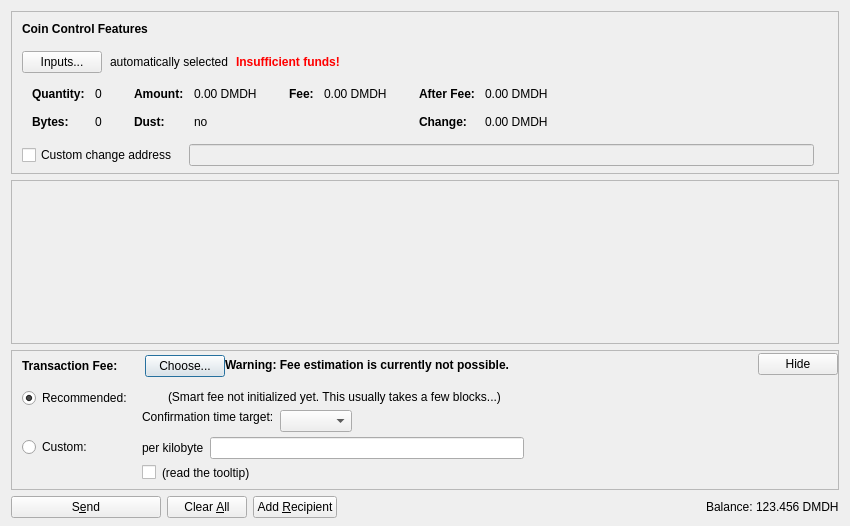
<?xml version="1.0" encoding="UTF-8"?>
<ui version="4.0">
 <class>SendCoinsDialog</class>
 <widget class="QDialog" name="SendCoinsDialog">
  <property name="geometry">
   <rect>
    <x>0</x>
    <y>0</y>
    <width>850</width>
    <height>526</height>
   </rect>
  </property>
  <property name="windowTitle">
   <string>Send Coins</string>
  </property>
  <layout class="QVBoxLayout" name="verticalLayout" stretch="0,1,0,0">
   <property name="bottomMargin">
    <number>8</number>
   </property>
   <item>
    <widget class="QFrame" name="frameCoinControl">
     <property name="sizePolicy">
      <sizepolicy hsizetype="Expanding" vsizetype="Expanding">
       <horstretch>0</horstretch>
       <verstretch>0</verstretch>
      </sizepolicy>
     </property>
     <property name="maximumSize">
      <size>
       <width>16777215</width>
       <height>16777215</height>
      </size>
     </property>
     <property name="frameShape">
      <enum>QFrame::StyledPanel</enum>
     </property>
     <property name="frameShadow">
      <enum>QFrame::Sunken</enum>
     </property>
     <layout class="QVBoxLayout" name="verticalLayoutCoinControl2">
      <property name="spacing">
       <number>0</number>
      </property>
      <property name="leftMargin">
       <number>0</number>
      </property>
      <property name="topMargin">
       <number>0</number>
      </property>
      <property name="rightMargin">
       <number>0</number>
      </property>
      <property name="bottomMargin">
       <number>6</number>
      </property>
      <item>
       <layout class="QVBoxLayout" name="verticalLayoutCoinControl" stretch="0,0,0,0,1">
        <property name="spacing">
         <number>0</number>
        </property>
        <property name="leftMargin">
         <number>10</number>
        </property>
        <property name="topMargin">
         <number>10</number>
        </property>
        <item>
         <layout class="QHBoxLayout" name="horizontalLayoutCoinControl1">
          <property name="bottomMargin">
           <number>15</number>
          </property>
          <item>
           <widget class="QLabel" name="labelCoinControlFeatures">
            <property name="sizePolicy">
             <sizepolicy hsizetype="Preferred" vsizetype="Maximum">
              <horstretch>0</horstretch>
              <verstretch>0</verstretch>
             </sizepolicy>
            </property>
            <property name="font">
             <font>
              <weight>75</weight>
              <bold>true</bold>
             </font>
            </property>
            <property name="styleSheet">
             <string notr="true">font-weight:bold;</string>
            </property>
            <property name="text">
             <string>Coin Control Features</string>
            </property>
           </widget>
          </item>
         </layout>
        </item>
        <item>
         <layout class="QHBoxLayout" name="horizontalLayoutCoinControl2" stretch="0,0,0,0">
          <property name="spacing">
           <number>8</number>
          </property>
          <property name="bottomMargin">
           <number>10</number>
          </property>
          <item>
           <widget class="QPushButton" name="pushButtonCoinControl">
            <property name="styleSheet">
             <string notr="true"/>
            </property>
            <property name="text">
             <string>Inputs...</string>
            </property>
            <property name="autoDefault">
             <bool>false</bool>
            </property>
           </widget>
          </item>
          <item>
           <widget class="QLabel" name="labelCoinControlAutomaticallySelected">
            <property name="text">
             <string>automatically selected</string>
            </property>
            <property name="margin">
             <number>5</number>
            </property>
           </widget>
          </item>
          <item>
           <widget class="QLabel" name="labelCoinControlInsuffFunds">
            <property name="font">
             <font>
              <weight>75</weight>
              <bold>true</bold>
             </font>
            </property>
            <property name="styleSheet">
             <string notr="true">color:red;font-weight:bold;</string>
            </property>
            <property name="text">
             <string>Insufficient funds!</string>
            </property>
            <property name="margin">
             <number>5</number>
            </property>
           </widget>
          </item>
          <item>
           <spacer name="horizontalSpacerCoinControl">
            <property name="orientation">
             <enum>Qt::Horizontal</enum>
            </property>
            <property name="sizeHint" stdset="0">
             <size>
              <width>40</width>
              <height>1</height>
             </size>
            </property>
           </spacer>
          </item>
         </layout>
        </item>
        <item>
         <widget class="QWidget" name="widgetCoinControl" native="true">
          <property name="sizePolicy">
           <sizepolicy hsizetype="Preferred" vsizetype="Preferred">
            <horstretch>0</horstretch>
            <verstretch>0</verstretch>
           </sizepolicy>
          </property>
          <property name="minimumSize">
           <size>
            <width>0</width>
            <height>0</height>
           </size>
          </property>
          <property name="styleSheet">
           <string notr="true"/>
          </property>
          <layout class="QHBoxLayout" name="horizontalLayoutCoinControl5">
           <property name="leftMargin">
            <number>0</number>
           </property>
           <property name="topMargin">
            <number>0</number>
           </property>
           <property name="rightMargin">
            <number>0</number>
           </property>
           <property name="bottomMargin">
            <number>0</number>
           </property>
           <item>
            <layout class="QHBoxLayout" name="horizontalLayoutCoinControl3" stretch="0,0,0,1">
             <property name="spacing">
              <number>20</number>
             </property>
             <property name="topMargin">
              <number>0</number>
             </property>
             <property name="bottomMargin">
              <number>10</number>
             </property>
             <item>
              <layout class="QFormLayout" name="formLayoutCoinControl1">
               <property name="horizontalSpacing">
                <number>10</number>
               </property>
               <property name="verticalSpacing">
                <number>14</number>
               </property>
               <property name="leftMargin">
                <number>10</number>
               </property>
               <property name="topMargin">
                <number>4</number>
               </property>
               <property name="rightMargin">
                <number>6</number>
               </property>
               <item row="0" column="0">
                <widget class="QLabel" name="labelCoinControlQuantityText">
                 <property name="font">
                  <font>
                   <weight>75</weight>
                   <bold>true</bold>
                  </font>
                 </property>
                 <property name="text">
                  <string>Quantity:</string>
                 </property>
                 <property name="margin">
                  <number>0</number>
                 </property>
                </widget>
               </item>
               <item row="0" column="1">
                <widget class="QLabel" name="labelCoinControlQuantity">
                 <property name="cursor">
                  <cursorShape>IBeamCursor</cursorShape>
                 </property>
                 <property name="contextMenuPolicy">
                  <enum>Qt::ActionsContextMenu</enum>
                 </property>
                 <property name="text">
                  <string notr="true">0</string>
                 </property>
                 <property name="margin">
                  <number>0</number>
                 </property>
                 <property name="textInteractionFlags">
                  <set>Qt::LinksAccessibleByMouse|Qt::TextSelectableByKeyboard|Qt::TextSelectableByMouse</set>
                 </property>
                </widget>
               </item>
               <item row="1" column="0">
                <widget class="QLabel" name="labelCoinControlBytesText">
                 <property name="font">
                  <font>
                   <weight>75</weight>
                   <bold>true</bold>
                  </font>
                 </property>
                 <property name="text">
                  <string>Bytes:</string>
                 </property>
                </widget>
               </item>
               <item row="1" column="1">
                <widget class="QLabel" name="labelCoinControlBytes">
                 <property name="cursor">
                  <cursorShape>IBeamCursor</cursorShape>
                 </property>
                 <property name="contextMenuPolicy">
                  <enum>Qt::ActionsContextMenu</enum>
                 </property>
                 <property name="text">
                  <string notr="true">0</string>
                 </property>
                 <property name="textInteractionFlags">
                  <set>Qt::LinksAccessibleByMouse|Qt::TextSelectableByKeyboard|Qt::TextSelectableByMouse</set>
                 </property>
                </widget>
               </item>
              </layout>
             </item>
             <item>
              <layout class="QFormLayout" name="formLayoutCoinControl2">
               <property name="horizontalSpacing">
                <number>10</number>
               </property>
               <property name="verticalSpacing">
                <number>14</number>
               </property>
               <property name="leftMargin">
                <number>6</number>
               </property>
               <property name="topMargin">
                <number>4</number>
               </property>
               <property name="rightMargin">
                <number>6</number>
               </property>
               <item row="0" column="0">
                <widget class="QLabel" name="labelCoinControlAmountText">
                 <property name="font">
                  <font>
                   <weight>75</weight>
                   <bold>true</bold>
                  </font>
                 </property>
                 <property name="text">
                  <string>Amount:</string>
                 </property>
                 <property name="margin">
                  <number>0</number>
                 </property>
                </widget>
               </item>
               <item row="0" column="1">
                <widget class="QLabel" name="labelCoinControlAmount">
                 <property name="cursor">
                  <cursorShape>IBeamCursor</cursorShape>
                 </property>
                 <property name="contextMenuPolicy">
                  <enum>Qt::ActionsContextMenu</enum>
                 </property>
                 <property name="text">
                  <string notr="true">0.00 DMDH</string>
                 </property>
                 <property name="textInteractionFlags">
                  <set>Qt::LinksAccessibleByMouse|Qt::TextSelectableByKeyboard|Qt::TextSelectableByMouse</set>
                 </property>
                </widget>
               </item>
               <item row="1" column="0">
                <widget class="QLabel" name="labelCoinControlLowOutputText">
                 <property name="font">
                  <font>
                   <weight>75</weight>
                   <bold>true</bold>
                  </font>
                 </property>
                 <property name="text">
                  <string>Dust:</string>
                 </property>
                </widget>
               </item>
               <item row="1" column="1">
                <widget class="QLabel" name="labelCoinControlLowOutput">
                 <property name="cursor">
                  <cursorShape>IBeamCursor</cursorShape>
                 </property>
                 <property name="contextMenuPolicy">
                  <enum>Qt::ActionsContextMenu</enum>
                 </property>
                 <property name="text">
                  <string notr="true">no</string>
                 </property>
                 <property name="textInteractionFlags">
                  <set>Qt::LinksAccessibleByMouse|Qt::TextSelectableByKeyboard|Qt::TextSelectableByMouse</set>
                 </property>
                </widget>
               </item>
              </layout>
             </item>
             <item>
              <layout class="QFormLayout" name="formLayoutCoinControl3">
               <property name="horizontalSpacing">
                <number>10</number>
               </property>
               <property name="verticalSpacing">
                <number>14</number>
               </property>
               <property name="leftMargin">
                <number>6</number>
               </property>
               <property name="topMargin">
                <number>4</number>
               </property>
               <property name="rightMargin">
                <number>6</number>
               </property>
               <item row="0" column="0">
                <widget class="QLabel" name="labelCoinControlFeeText">
                 <property name="font">
                  <font>
                   <weight>75</weight>
                   <bold>true</bold>
                  </font>
                 </property>
                 <property name="text">
                  <string>Fee:</string>
                 </property>
                 <property name="margin">
                  <number>0</number>
                 </property>
                </widget>
               </item>
               <item row="0" column="1">
                <widget class="QLabel" name="labelCoinControlFee">
                 <property name="cursor">
                  <cursorShape>IBeamCursor</cursorShape>
                 </property>
                 <property name="contextMenuPolicy">
                  <enum>Qt::ActionsContextMenu</enum>
                 </property>
                 <property name="text">
                  <string notr="true">0.00 DMDH</string>
                 </property>
                 <property name="textInteractionFlags">
                  <set>Qt::LinksAccessibleByMouse|Qt::TextSelectableByKeyboard|Qt::TextSelectableByMouse</set>
                 </property>
                </widget>
               </item>
              </layout>
             </item>
             <item>
              <layout class="QFormLayout" name="formLayoutCoinControl4">
               <property name="horizontalSpacing">
                <number>10</number>
               </property>
               <property name="verticalSpacing">
                <number>14</number>
               </property>
               <property name="leftMargin">
                <number>6</number>
               </property>
               <property name="topMargin">
                <number>4</number>
               </property>
               <property name="rightMargin">
                <number>6</number>
               </property>
               <item row="0" column="0">
                <widget class="QLabel" name="labelCoinControlAfterFeeText">
                 <property name="font">
                  <font>
                   <weight>75</weight>
                   <bold>true</bold>
                  </font>
                 </property>
                 <property name="text">
                  <string>After Fee:</string>
                 </property>
                 <property name="margin">
                  <number>0</number>
                 </property>
                </widget>
               </item>
               <item row="0" column="1">
                <widget class="QLabel" name="labelCoinControlAfterFee">
                 <property name="cursor">
                  <cursorShape>IBeamCursor</cursorShape>
                 </property>
                 <property name="contextMenuPolicy">
                  <enum>Qt::ActionsContextMenu</enum>
                 </property>
                 <property name="text">
                  <string notr="true">0.00 DMDH</string>
                 </property>
                 <property name="textInteractionFlags">
                  <set>Qt::LinksAccessibleByMouse|Qt::TextSelectableByKeyboard|Qt::TextSelectableByMouse</set>
                 </property>
                </widget>
               </item>
               <item row="1" column="0">
                <widget class="QLabel" name="labelCoinControlChangeText">
                 <property name="font">
                  <font>
                   <weight>75</weight>
                   <bold>true</bold>
                  </font>
                 </property>
                 <property name="text">
                  <string>Change:</string>
                 </property>
                </widget>
               </item>
               <item row="1" column="1">
                <widget class="QLabel" name="labelCoinControlChange">
                 <property name="cursor">
                  <cursorShape>IBeamCursor</cursorShape>
                 </property>
                 <property name="contextMenuPolicy">
                  <enum>Qt::ActionsContextMenu</enum>
                 </property>
                 <property name="text">
                  <string notr="true">0.00 DMDH</string>
                 </property>
                 <property name="textInteractionFlags">
                  <set>Qt::LinksAccessibleByMouse|Qt::TextSelectableByKeyboard|Qt::TextSelectableByMouse</set>
                 </property>
                </widget>
               </item>
              </layout>
             </item>
            </layout>
           </item>
          </layout>
         </widget>
        </item>
        <item>
         <layout class="QHBoxLayout" name="horizontalLayoutCoinControl4" stretch="0,0,0">
          <property name="spacing">
           <number>12</number>
          </property>
          <property name="sizeConstraint">
           <enum>QLayout::SetDefaultConstraint</enum>
          </property>
          <property name="topMargin">
           <number>5</number>
          </property>
          <property name="rightMargin">
           <number>5</number>
          </property>
          <item>
           <widget class="QCheckBox" name="checkBoxCoinControlChange">
            <property name="toolTip">
             <string>If this is activated, but the change address is empty or invalid, change will be sent to a newly generated address.</string>
            </property>
            <property name="text">
             <string>Custom change address</string>
            </property>
           </widget>
          </item>
          <item>
           <widget class="QValidatedLineEdit" name="lineEditCoinControlChange">
            <property name="enabled">
             <bool>false</bool>
            </property>
            <property name="sizePolicy">
             <sizepolicy hsizetype="Expanding" vsizetype="Fixed">
              <horstretch>0</horstretch>
              <verstretch>0</verstretch>
             </sizepolicy>
            </property>
           </widget>
          </item>
          <item>
           <widget class="QLabel" name="labelCoinControlChangeLabel">
            <property name="sizePolicy">
             <sizepolicy hsizetype="Preferred" vsizetype="Expanding">
              <horstretch>0</horstretch>
              <verstretch>0</verstretch>
             </sizepolicy>
            </property>
            <property name="minimumSize">
             <size>
              <width>0</width>
              <height>0</height>
             </size>
            </property>
            <property name="text">
             <string/>
            </property>
            <property name="margin">
             <number>3</number>
            </property>
           </widget>
          </item>
         </layout>
        </item>
        <item>
         <spacer name="verticalSpacerCoinControl">
          <property name="orientation">
           <enum>Qt::Vertical</enum>
          </property>
          <property name="sizeHint" stdset="0">
           <size>
            <width>800</width>
            <height>1</height>
           </size>
          </property>
         </spacer>
        </item>
       </layout>
      </item>
     </layout>
    </widget>
   </item>
   <item>
    <widget class="QScrollArea" name="scrollArea">
     <property name="widgetResizable">
      <bool>true</bool>
     </property>
     <widget class="QWidget" name="scrollAreaWidgetContents">
      <property name="geometry">
       <rect>
        <x>0</x>
        <y>0</y>
        <width>830</width>
        <height>104</height>
       </rect>
      </property>
      <layout class="QVBoxLayout" name="verticalLayout_2" stretch="0,1">
       <property name="leftMargin">
        <number>0</number>
       </property>
       <property name="topMargin">
        <number>0</number>
       </property>
       <property name="rightMargin">
        <number>0</number>
       </property>
       <property name="bottomMargin">
        <number>0</number>
       </property>
       <item>
        <layout class="QVBoxLayout" name="entries">
         <property name="spacing">
          <number>6</number>
         </property>
        </layout>
       </item>
       <item>
        <spacer name="verticalSpacer">
         <property name="orientation">
          <enum>Qt::Vertical</enum>
         </property>
         <property name="sizeHint" stdset="0">
          <size>
           <width>20</width>
           <height>40</height>
          </size>
         </property>
        </spacer>
       </item>
      </layout>
     </widget>
    </widget>
   </item>
   <item>
    <widget class="QFrame" name="frameFee">
     <property name="sizePolicy">
      <sizepolicy hsizetype="Expanding" vsizetype="Expanding">
       <horstretch>0</horstretch>
       <verstretch>0</verstretch>
      </sizepolicy>
     </property>
     <property name="maximumSize">
      <size>
       <width>16777215</width>
       <height>16777215</height>
      </size>
     </property>
     <property name="frameShape">
      <enum>QFrame::StyledPanel</enum>
     </property>
     <property name="frameShadow">
      <enum>QFrame::Sunken</enum>
     </property>
     <layout class="QVBoxLayout" name="verticalLayoutFee1">
      <property name="spacing">
       <number>0</number>
      </property>
      <property name="leftMargin">
       <number>0</number>
      </property>
      <property name="topMargin">
       <number>0</number>
      </property>
      <property name="rightMargin">
       <number>0</number>
      </property>
      <property name="bottomMargin">
       <number>0</number>
      </property>
      <item>
       <layout class="QVBoxLayout" name="verticalLayoutFee2" stretch="0,0,0">
        <property name="spacing">
         <number>0</number>
        </property>
        <property name="leftMargin">
         <number>10</number>
        </property>
        <property name="topMargin">
         <number>0</number>
        </property>
        <item>
         <layout class="QHBoxLayout" name="horizontalLayoutFee1">
          <property name="bottomMargin">
           <number>0</number>
          </property>
          <item>
           <layout class="QVBoxLayout" name="verticalLayoutFee7">
            <property name="spacing">
             <number>0</number>
            </property>
            <item>
             <spacer name="verticalSpacerSmartFee">
              <property name="orientation">
               <enum>Qt::Vertical</enum>
              </property>
              <property name="sizeType">
               <enum>QSizePolicy::Fixed</enum>
              </property>
              <property name="sizeHint" stdset="0">
               <size>
                <width>1</width>
                <height>4</height>
               </size>
              </property>
             </spacer>
            </item>
            <item>
             <layout class="QHBoxLayout" name="horizontalLayoutSmartFee">
              <property name="spacing">
               <number>10</number>
              </property>
              <item>
               <widget class="QLabel" name="labelFeeHeadline">
                <property name="sizePolicy">
                 <sizepolicy hsizetype="Preferred" vsizetype="Maximum">
                  <horstretch>0</horstretch>
                  <verstretch>0</verstretch>
                 </sizepolicy>
                </property>
                <property name="font">
                 <font>
                  <weight>75</weight>
                  <bold>true</bold>
                 </font>
                </property>
                <property name="styleSheet">
                 <string notr="true">font-weight:bold;</string>
                </property>
                <property name="text">
                 <string>Transaction Fee:</string>
                </property>
               </widget>
              </item>
              <item>
               <widget class="QLabel" name="labelFeeMinimized">
                <property name="text">
                 <string/>
                </property>
               </widget>
              </item>
              <item>
               <widget class="QPushButton" name="buttonChooseFee">
                <property name="text">
                 <string>Choose...</string>
                </property>
               </widget>
              </item>
             </layout>
            </item>
            <item>
             <spacer name="verticalSpacer_5">
              <property name="orientation">
               <enum>Qt::Vertical</enum>
              </property>
              <property name="sizeHint" stdset="0">
               <size>
                <width>1</width>
                <height>1</height>
               </size>
              </property>
             </spacer>
            </item>
           </layout>
          </item>
          <item>
           <widget class="QLabel" name="fallbackFeeWarningLabel">
            <property name="toolTip">
             <string>Using the fallbackfee can result in sending a transaction that will take several hours or days (or never) to confirm. Consider choosing your fee manually or wait until you have validated the complete chain.</string>
            </property>
            <property name="font">
            <font>
                <weight>75</weight>
                <bold>true</bold>
            </font>
            </property>
            <property name="text">
             <string>Warning: Fee estimation is currently not possible.</string>
            </property>
            <property name="wordWrap">
             <bool>false</bool>
            </property>
           </widget>
          </item>
          <item>
           <spacer name="horizontalSpacer_4">
            <property name="orientation">
             <enum>Qt::Horizontal</enum>
            </property>
            <property name="sizeType">
             <enum>QSizePolicy::MinimumExpanding</enum>
            </property>
            <property name="sizeHint" stdset="0">
             <size>
              <width>40</width>
              <height>20</height>
             </size>
            </property>
           </spacer>
          </item>
          <item>
           <widget class="QPushButton" name="buttonMinimizeFee">
            <property name="toolTip">
             <string>collapse fee-settings</string>
            </property>
            <property name="text">
             <string>Hide</string>
            </property>
           </widget>
          </item>
         </layout>
        </item>
        <item>
         <widget class="QFrame" name="frameFeeSelection">
          <layout class="QVBoxLayout" name="verticalLayoutFee12">
           <property name="spacing">
            <number>0</number>
           </property>
           <property name="leftMargin">
            <number>0</number>
           </property>
           <property name="topMargin">
            <number>0</number>
           </property>
           <property name="rightMargin">
            <number>0</number>
           </property>
           <property name="bottomMargin">
            <number>0</number>
           </property>
           <item>
            <layout class="QGridLayout" name="gridLayoutFee">
             <property name="topMargin">
              <number>10</number>
             </property>
             <property name="bottomMargin">
              <number>4</number>
             </property>
             <property name="horizontalSpacing">
              <number>10</number>
             </property>
             <property name="verticalSpacing">
              <number>4</number>
             </property>
             <item row="1" column="1">
              <layout class="QVBoxLayout" name="verticalLayoutFee8">
               <property name="spacing">
                <number>6</number>
               </property>
               <item>
                <layout class="QHBoxLayout" name="horizontalLayoutFee13">
                 <item>
                  <widget class="QLabel" name="labelCustomPerKilobyte">
                   <property name="toolTip">
                    <string>If the custom fee is set to 1000 satoshis and the transaction is only 250 bytes, then &quot;per kilobyte&quot; only pays 250 satoshis in fee, while &quot;total at least&quot; pays 1000 satoshis. For transactions bigger than a kilobyte both pay by kilobyte.</string>
                   </property>
                   <property name="text">
                    <string>per kilobyte</string>
                   </property>
                  </widget>
                 </item>
                 <item>
                  <widget class="BitcoinAmountField" name="customFee"/>
                 </item>
                 <item>
                  <spacer name="horizontalSpacer_6">
                   <property name="orientation">
                    <enum>Qt::Horizontal</enum>
                   </property>
                   <property name="sizeHint" stdset="0">
                    <size>
                     <width>1</width>
                     <height>1</height>
                    </size>
                   </property>
                  </spacer>
                 </item>
                </layout>
               </item>
               <item>
                <layout class="QHBoxLayout" name="horizontalLayoutFee8">
                 <item>
                  <widget class="QCheckBox" name="checkBoxMinimumFee">
                   <property name="toolTip">
                    <string>Paying only the minimum fee is just fine as long as there is less transaction volume than space in the blocks. But be aware that this can end up in a never confirming transaction once there is more demand for diamondhands transactions than the network can process.</string>
                   </property>
                   <property name="text">
                    <string/>
                   </property>
                  </widget>
                 </item>
                 <item>
                  <widget class="QLabel" name="labelMinFeeWarning">
                   <property name="enabled">
                    <bool>true</bool>
                   </property>
                   <property name="toolTip">
                    <string>Paying only the minimum fee is just fine as long as there is less transaction volume than space in the blocks. But be aware that this can end up in a never confirming transaction once there is more demand for diamondhands transactions than the network can process.</string>
                   </property>
                   <property name="text">
                    <string>(read the tooltip)</string>
                   </property>
                   <property name="margin">
                    <number>5</number>
                   </property>
                  </widget>
                 </item>
                 <item>
                  <spacer name="horizontalSpacer_2">
                   <property name="orientation">
                    <enum>Qt::Horizontal</enum>
                   </property>
                   <property name="sizeHint" stdset="0">
                    <size>
                     <width>1</width>
                     <height>1</height>
                    </size>
                   </property>
                  </spacer>
                 </item>
                </layout>
               </item>
              </layout>
             </item>
             <item row="0" column="0">
              <layout class="QVBoxLayout" name="verticalLayoutFee4" stretch="0,1">
               <item>
                <widget class="QRadioButton" name="radioSmartFee">
                 <property name="text">
                  <string>Recommended:</string>
                 </property>
                 <property name="checked">
                  <bool>true</bool>
                 </property>
                 <attribute name="buttonGroup">
                  <string notr="true">groupFee</string>
                 </attribute>
                </widget>
               </item>
               <item>
                <spacer name="verticalSpacer_2">
                 <property name="orientation">
                  <enum>Qt::Vertical</enum>
                 </property>
                 <property name="sizeHint" stdset="0">
                  <size>
                   <width>1</width>
                   <height>1</height>
                  </size>
                 </property>
                </spacer>
               </item>
              </layout>
             </item>
             <item row="1" column="0">
              <layout class="QVBoxLayout" name="verticalLayoutFee9" stretch="0,1">
               <item>
                <widget class="QRadioButton" name="radioCustomFee">
                 <property name="text">
                  <string>Custom:</string>
                 </property>
                 <attribute name="buttonGroup">
                  <string notr="true">groupFee</string>
                 </attribute>
                </widget>
               </item>
               <item>
                <spacer name="verticalSpacer_6">
                 <property name="orientation">
                  <enum>Qt::Vertical</enum>
                 </property>
                 <property name="sizeHint" stdset="0">
                  <size>
                   <width>1</width>
                   <height>1</height>
                  </size>
                 </property>
                </spacer>
               </item>
              </layout>
             </item>
             <item row="0" column="1">
              <layout class="QVBoxLayout" name="verticalLayoutFee3" stretch="0,0,1">
               <property name="spacing">
                <number>6</number>
               </property>
               <property name="topMargin">
                <number>2</number>
               </property>
               <item>
                <layout class="QHBoxLayout" name="horizontalLayoutFee12">
                 <item>
                  <widget class="QLabel" name="labelSmartFee">
                   <property name="text">
                    <string/>
                   </property>
                   <property name="margin">
                    <number>2</number>
                   </property>
                  </widget>
                 </item>
                 <item>
                  <widget class="QLabel" name="labelFeeEstimation">
                   <property name="text">
                    <string/>
                   </property>
                  </widget>
                 </item>
                 <item>
                  <widget class="QLabel" name="labelSmartFee2">
                   <property name="text">
                    <string>(Smart fee not initialized yet. This usually takes a few blocks...)</string>
                   </property>
                   <property name="margin">
                    <number>2</number>
                   </property>
                  </widget>
                 </item>
                 <item>
                  <spacer name="horizontalSpacer_5">
                   <property name="orientation">
                    <enum>Qt::Horizontal</enum>
                   </property>
                   <property name="sizeHint" stdset="0">
                    <size>
                     <width>1</width>
                     <height>1</height>
                    </size>
                   </property>
                  </spacer>
                 </item>
                </layout>
               </item>
               <item>
                <layout class="QHBoxLayout" name="horizontalLayoutFee9">
                 <item>
                  <layout class="QVBoxLayout" name="verticalLayoutFee6">
                   <item>
                    <widget class="QLabel" name="labelSmartFee3">
                     <property name="text">
                      <string>Confirmation time target:</string>
                     </property>
                     <property name="margin">
                      <number>2</number>
                     </property>
                    </widget>
                   </item>
                   <item>
                    <spacer name="verticalSpacer_3">
                     <property name="orientation">
                      <enum>Qt::Vertical</enum>
                     </property>
                     <property name="sizeHint" stdset="0">
                      <size>
                       <width>1</width>
                       <height>1</height>
                      </size>
                     </property>
                    </spacer>
                   </item>
                  </layout>
                 </item>
                 <item>
                  <layout class="QVBoxLayout" name="verticalLayoutFee5">
                   <property name="rightMargin">
                    <number>30</number>
                   </property>
                   <item>
                    <layout class="QHBoxLayout" name="horizontalLayoutConfTarget">
                     <property name="bottomMargin">
                      <number>0</number>
                     </property>
                     <item>
                      <widget class="QComboBox" name="confTargetSelector"/>
                     </item>
                     <item>
                      <spacer name="horizontalSpacerConfTarget">
                       <property name="orientation">
                        <enum>Qt::Horizontal</enum>
                       </property>
                       <property name="sizeHint" stdset="0">
                        <size>
                         <width>40</width>
                         <height>20</height>
                        </size>
                       </property>
                      </spacer>
                     </item>
                    </layout>
                   </item>
                  </layout>
                 </item>
                </layout>
               </item>
               <item>
                <spacer name="verticalSpacer_4">
                 <property name="orientation">
                  <enum>Qt::Vertical</enum>
                 </property>
                 <property name="sizeHint" stdset="0">
                  <size>
                   <width>1</width>
                   <height>1</height>
                  </size>
                 </property>
                </spacer>
               </item>
              </layout>
             </item>
            </layout>
           </item>
          </layout>
         </widget>
        </item>
        <item>
         <spacer name="verticalSpacerFee">
          <property name="orientation">
           <enum>Qt::Vertical</enum>
          </property>
          <property name="sizeHint" stdset="0">
           <size>
            <width>40</width>
            <height>5</height>
           </size>
          </property>
         </spacer>
        </item>
       </layout>
      </item>
     </layout>
    </widget>
   </item>
   <item>
    <layout class="QHBoxLayout" name="horizontalLayout">
     <item>
      <widget class="QPushButton" name="sendButton">
       <property name="minimumSize">
        <size>
         <width>150</width>
         <height>0</height>
        </size>
       </property>
       <property name="toolTip">
        <string>Confirm the send action</string>
       </property>
       <property name="text">
        <string>S&amp;end</string>
       </property>
       <property name="icon">
        <iconset resource="../bitcoin.qrc">
         <normaloff>:/icons/send</normaloff>:/icons/send</iconset>
       </property>
       <property name="autoDefault">
        <bool>false</bool>
       </property>
       <property name="default">
        <bool>false</bool>
       </property>
      </widget>
     </item>
     <item>
      <widget class="QPushButton" name="clearButton">
       <property name="sizePolicy">
        <sizepolicy hsizetype="Minimum" vsizetype="Fixed">
         <horstretch>0</horstretch>
         <verstretch>0</verstretch>
        </sizepolicy>
       </property>
       <property name="toolTip">
        <string>Clear all fields of the form.</string>
       </property>
       <property name="text">
        <string>Clear &amp;All</string>
       </property>
       <property name="icon">
        <iconset resource="../bitcoin.qrc">
         <normaloff>:/icons/remove</normaloff>:/icons/remove</iconset>
       </property>
       <property name="autoDefault">
        <bool>false</bool>
       </property>
      </widget>
     </item>
     <item>
      <widget class="QPushButton" name="addButton">
       <property name="toolTip">
        <string>Send to multiple recipients at once</string>
       </property>
       <property name="text">
        <string>Add &amp;Recipient</string>
       </property>
       <property name="icon">
        <iconset resource="../bitcoin.qrc">
         <normaloff>:/icons/add</normaloff>:/icons/add</iconset>
       </property>
       <property name="autoDefault">
        <bool>false</bool>
       </property>
      </widget>
     </item>
     <item>
      <spacer name="horizontalSpacer">
       <property name="orientation">
        <enum>Qt::Horizontal</enum>
       </property>
       <property name="sizeHint" stdset="0">
        <size>
         <width>40</width>
         <height>20</height>
        </size>
       </property>
      </spacer>
     </item>
     <item>
      <layout class="QHBoxLayout" name="horizontalLayout_2">
       <property name="spacing">
        <number>3</number>
       </property>
       <item>
        <widget class="QLabel" name="label">
         <property name="sizePolicy">
          <sizepolicy hsizetype="Preferred" vsizetype="Fixed">
           <horstretch>0</horstretch>
           <verstretch>0</verstretch>
          </sizepolicy>
         </property>
         <property name="text">
          <string>Balance:</string>
         </property>
        </widget>
       </item>
       <item>
        <widget class="QLabel" name="labelBalance">
         <property name="sizePolicy">
          <sizepolicy hsizetype="Preferred" vsizetype="Fixed">
           <horstretch>0</horstretch>
           <verstretch>0</verstretch>
          </sizepolicy>
         </property>
         <property name="cursor">
          <cursorShape>IBeamCursor</cursorShape>
         </property>
         <property name="text">
          <string notr="true">123.456 DMDH</string>
         </property>
         <property name="textInteractionFlags">
          <set>Qt::LinksAccessibleByMouse|Qt::TextSelectableByKeyboard|Qt::TextSelectableByMouse</set>
         </property>
        </widget>
       </item>
      </layout>
     </item>
    </layout>
   </item>
  </layout>
 </widget>
 <customwidgets>
  <customwidget>
   <class>QValidatedLineEdit</class>
   <extends>QLineEdit</extends>
   <header>qt/qvalidatedlineedit.h</header>
  </customwidget>
  <customwidget>
   <class>BitcoinAmountField</class>
   <extends>QLineEdit</extends>
   <header>qt/bitcoinamountfield.h</header>
   <container>1</container>
  </customwidget>
 </customwidgets>
 <resources>
  <include location="../bitcoin.qrc"/>
 </resources>
 <connections/>
 <buttongroups>
  <buttongroup name="groupFee"/>
 </buttongroups>
</ui>
